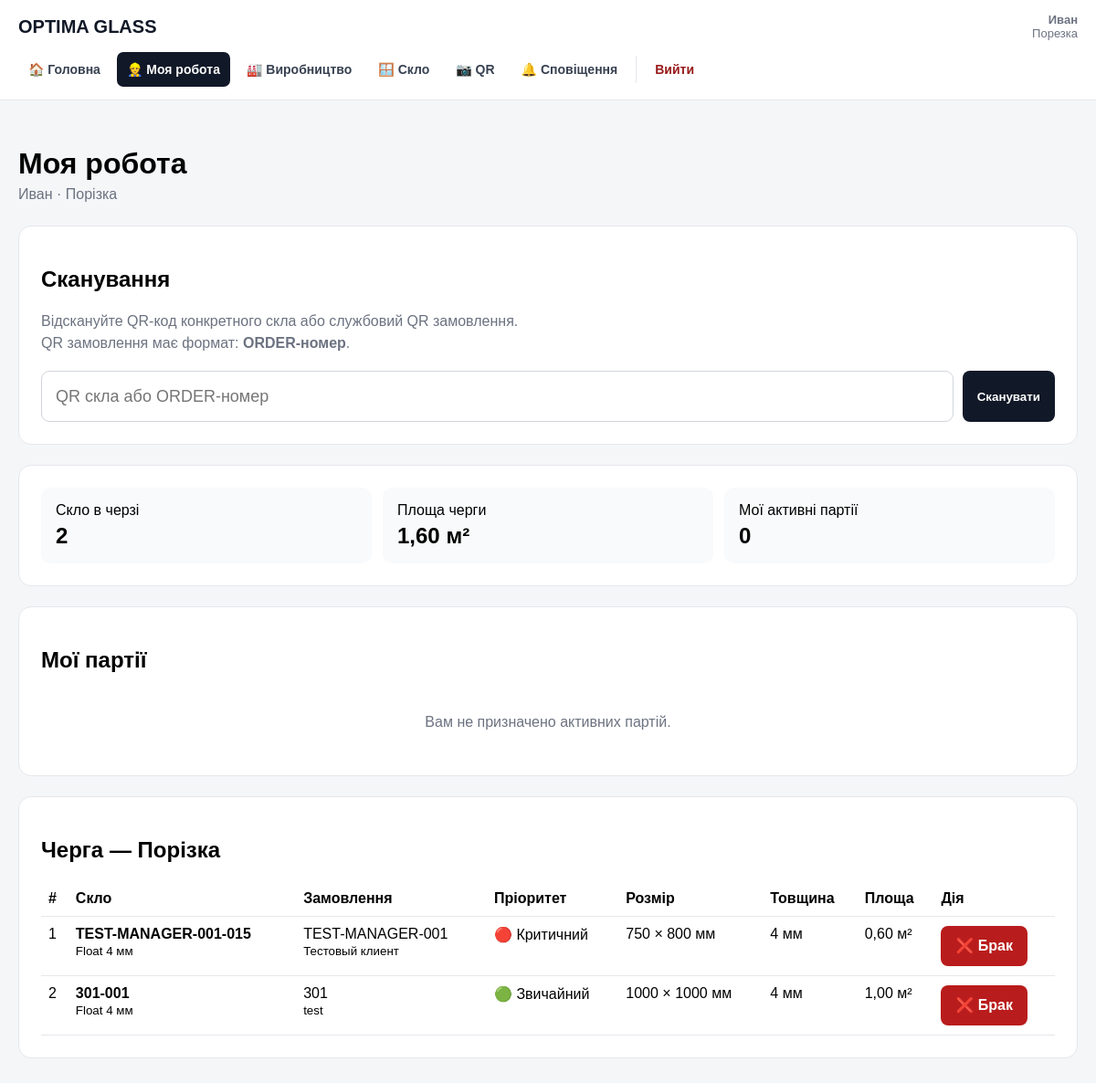
Before: /work.php (signed in) with the older database file.
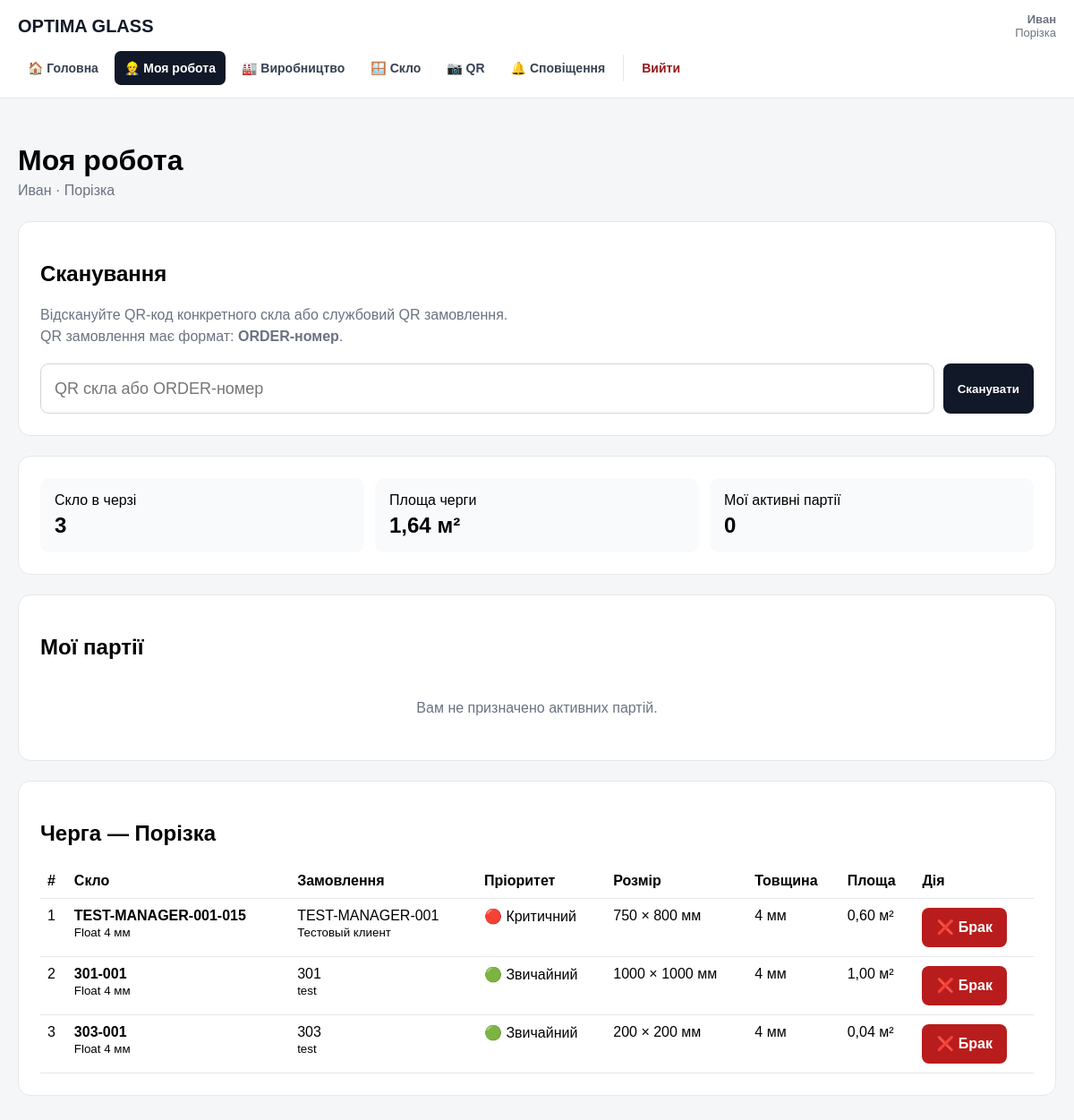
After: the same page with the newer database file.
### tables this page shows
CREATE TABLE users (
        id INTEGER PRIMARY KEY AUTOINCREMENT,
        name TEXT NOT NULL,
        email TEXT NOT NULL UNIQUE,
        password TEXT NOT NULL,
        role TEXT NOT NULL DEFAULT 'employee',
        active INTEGER NOT NULL DEFAULT 1,
        created_at TEXT NOT NULL DEFAULT CURRENT_TIMESTAMP
    , stage_id INTEGER REFERENCES production_stages(id));

CREATE TABLE production_stages (
    id INTEGER PRIMARY KEY AUTOINCREMENT,
    name TEXT NOT NULL UNIQUE,
    active INTEGER NOT NULL DEFAULT 1,
    created_at TEXT NOT NULL DEFAULT CURRENT_TIMESTAMP
, execution_mode TEXT NOT NULL DEFAULT 'single');

CREATE TABLE glasses (
        id INTEGER PRIMARY KEY AUTOINCREMENT,
        code TEXT NOT NULL UNIQUE,
        order_number TEXT,
        glass_type TEXT,
        width INTEGER,
        height INTEGER,
        quantity INTEGER NOT NULL DEFAULT 1,
        status TEXT NOT NULL DEFAULT 'created',
        current_location TEXT,
        employee_id INTEGER,
        comment TEXT,
        created_at TEXT NOT NULL DEFAULT CURRENT_TIMESTAMP,
        updated_at TEXT NOT NULL DEFAULT CURRENT_TIMESTAMP, order_id INTEGER, order_item_id INTEGER, thickness REAL, route_id INTEGER, current_step_id INTEGER,
        FOREIGN KEY (employee_id) REFERENCES users(id)
    );

CREATE TABLE orders (
    id INTEGER PRIMARY KEY AUTOINCREMENT,
    order_number TEXT NOT NULL UNIQUE,
    customer_name TEXT,
    comment TEXT,
    status TEXT NOT NULL DEFAULT 'new',
    created_at TEXT NOT NULL DEFAULT CURRENT_TIMESTAMP,
    updated_at TEXT NOT NULL DEFAULT CURRENT_TIMESTAMP
, priority INTEGER NOT NULL DEFAULT 1, planned_date TEXT, production_started_at TEXT, production_completed_at TEXT, created_by INTEGER);

### public/work.php (the view, shortened to what the changed rows need)
<?php
require __DIR__ . '/../src/auth.php';
require __DIR__ . '/../src/telegram.php';
require __DIR__ . '/../src/permissions.php';
$user = require_user();
function e(?string $value): string
{
    return htmlspecialchars(
        $value ?? '',
        ENT_QUOTES,
        'UTF-8'
    );
}
function priorityLabel(int $priority): string
{
    return match ($priority) {
        3 => '🔴 Критичний',
        2 => '🟠 Терміновий',
        default => '🟢 Звичайний',
    };
}
function stageLabel(string $name): string
{
    return match ($name) {
        'Порезка' => 'Порізка',
        'Обработка' => 'Обробка',
        'Закалка' => 'Гартування',
        'Контроль качества' => 'Контроль якості',
        'Упаковка' => 'Пакування',
        'Отгрузка' => 'Відвантаження',
        'Емалит' => 'Емаліт',
        'Триплекс' => 'Триплекс',
        default => $name,
    };
}
$canReject =
    can(
        'glass.reject',
        $user
    );
$stageId =
    current_stage_id(
        $user
    );
$stageStmt =
    $db->prepare("
        SELECT
            id,
            name,
            execution_mode
        FROM production_stages
        WHERE id = :id
          AND active = 1
        LIMIT 1
    ");
$stageStmt->execute([
    ':id' => $stageId,
]);
$currentStage =
    $stageStmt->fetch(
        PDO::FETCH_ASSOC
    );
$queueStmt =
    $db->prepare("
        SELECT
            g.id AS glass_id,
            g.code,
            g.order_number,
            g.glass_type,
            g.thickness,
            g.width,
            g.height,
            g.quantity,
            g.status,
            o.id AS order_id,
            o.customer_name,
            o.priority,
            o.planned_date
        FROM glasses g
        JOIN orders o
            ON o.id =
                g.order_id
        JOIN route_steps rs
            ON rs.id =
                g.current_step_id
        JOIN production_stages ps
            ON ps.name =
                rs.name
        WHERE ps.id =
            :stage_id
          AND o.status =
            'in_production'
          AND g.status =
            'waiting'
          AND NOT EXISTS (
              SELECT 1
              FROM production_batch_items pbi
              JOIN production_batches pb
                  ON pb.id =
                      pbi.batch_id
              WHERE pbi.glass_id =
                  g.id
                AND pb.status IN (
                    'created',
                    'in_progress'
                )
          )
        ORDER BY
            o.priority DESC,
            CASE
                WHEN o.planned_date IS NULL
                THEN 1
                ELSE 0
            END,
            o.planned_date ASC,
            g.created_at ASC,
            g.id ASC
    ");
$queueStmt->execute([
    ':stage_id' =>
        $stageId,
]);
$queue =
    $queueStmt->fetchAll(
        PDO::FETCH_ASSOC
    );
$queueArea = 0.0;
foreach (
    $queue
    as $item
) {
    $queueArea +=
        (
            (int)
            $item['width']
            *
            (int)
            $item['height']
            *
            max(
                1,
                (int)
                $item['quantity']
            )
        )
        / 1000000;
}
?>
<!DOCTYPE html>
<html lang="uk">
<head>
</head>
<body>
<?php
require __DIR__
    . '/../src/partials/header.php';
?>
<main class="work-page">
    <header class="work-header">
        <h1>
            Моя робота
        </h1>
        <div class="muted">
            <?= e(
                $user['name']
                ?? ''
            ) ?>
            ·
            <?= e(
                stageLabel(
                    $currentStage[
                        'name'
                    ]
                )
            ) ?>
        </div>
    </header>
    <section class="card">
        <h2>
            Сканування
        </h2>
    </section>
    <section class="card">
        <div class="summary">
            <div class="summary-box">
                Скло в черзі
                <span class="summary-value">
                    <?= count($queue) ?>
                </span>
            </div>
            <div class="summary-box">
                Площа черги
                <span class="summary-value">
                    <?= number_format(
                        $queueArea,
                        2,
                        ',',
                        ' '
                    ) ?>
                    м²
                </span>
            </div>
        </div>
    </section>
    <section class="card">
        <h2>
            Мої партії
        </h2>
    </section>
    <section class="card">
        <h2>
            Черга —
            <?= e(
                stageLabel(
                    $currentStage[
                        'name'
                    ]
                )
            ) ?>
        </h2>
        <?php if (
            !$queue
        ): ?>
            <div class="empty">
                На дільниці немає доступного скла.
            </div>
        <?php else: ?>
            <div class="table-wrap">
                <table>
                    <thead>
                        <tr>
                            <th>#</th>
                            <th>Скло</th>
                            <th>Замовлення</th>
                            <th>Пріоритет</th>
                            <th>Розмір</th>
                            <th>Товщина</th>
                            <th>Площа</th>
                            <?php if (
                                $canReject
                            ): ?>
                                <th>Дія</th>
                            <?php endif; ?>
                        </tr>
                    </thead>
                    <tbody>
                    <?php foreach (
                        $queue
                        as $index =>
                            $item
                    ): ?>
                        <tr>
                            <td>
                                <?= $index + 1 ?>
                            </td>
                            <td>
                                <strong>
                                    <?= e(
                                        $item[
                                            'code'
                                        ]
                                    ) ?>
                                </strong>
                                <?php if (
                                    !empty(
                                        $item[
                                            'glass_type'
                                        ]
                                    )
                                ): ?>
                                    <br>
                                    <small>
                                        <?= e(
                                            $item[
                                                'glass_type'
                                            ]
                                        ) ?>
                                    </small>
                                <?php endif; ?>
                            </td>
                            <td>
                                <?= e(
                                    $item[
                                        'order_number'
                                    ]
                                ) ?>
                                <?php if (
                                    !empty(
                                        $item[
                                            'customer_name'
                                        ]
                                    )
                                ): ?>
                                    <br>
                                    <small>
                                        <?= e(
                                            $item[
                                                'customer_name'
                                            ]
                                        ) ?>
                                    </small>
                                <?php endif; ?>
                            </td>
                            <td>
                                <?= e(
                                    priorityLabel(
                                        (int)
                                        $item[
                                            'priority'
                                        ]
                                    )
                                ) ?>
                            </td>
                            <td>
                                <?= (int)
                                    $item[
                                        'width'
                                    ] ?>
                                ×
                                <?= (int)
                                    $item[
                                        'height'
                                    ] ?>
                                мм
                            </td>
                            <td>
                                <?= $item[
                                    'thickness'
                                ] !== null
                                    ? e(
                                        (string)
                                        $item[
                                            'thickness'
                                        ]
                                    ) . ' мм'
                                    : '—'
                                ?>
                            </td>
                            <td>
                                <?= number_format(
                                    (
                                        (int)
                                        $item[
                                            'width'
                                        ]
                                        *
                                        (int)
                                        $item[
                                            'height'
                                        ]
                                        *
                                        max(
                                            1,
                                            (int)
                                            $item[
                                                'quantity'
                                            ]
                                        )
                                    )
                                    / 1000000,
                                    2,
                                    ',',
                                    ' '
                                ) ?>
                                м²
                            </td>
                            <?php if (
                                $canReject
                            ): ?>
                                <td>
                                    <a
                                        href="/reject_glass.php?code=<?= urlencode(
                                            $item[
                                                'code'
                                            ]
                                        ) ?>"
                                        class="button button-danger"
                                    >
                                        ❌ Брак
                                    </a>
                                </td>
                            <?php endif; ?>
                        </tr>
                    <?php endforeach; ?>
                    </tbody>
                </table>
            </div>
        <?php endif; ?>
    </section>
</main>
</body>
</html>

### src/partials/header.php (shortened to what the changed rows need)
<?php
require_once __DIR__
    . '/../permissions.php';
$headerUser =
    isset($user)
    &&
    is_array($user)
        ? $user
        : null;
?>
<header class="app-header">
    <div class="app-header-inner">
        <div class="app-topbar">
            <a
                href="/"
                class="app-brand"
            >
                OPTIMA GLASS
            </a>
            <?php if (
                $headerUser
            ): ?>
                <div class="app-user">
                    <strong>
                        <?= htmlspecialchars(
                            $headerUser[
                                'name'
                            ]
                            ?? '',
                            ENT_QUOTES,
                            'UTF-8'
                        ) ?>
                    </strong>
                    <?php if (
                        !empty(
                            $headerUser[
                                'stage_name'
                            ]
                        )
                    ): ?>
                        <br>
                        <?= htmlspecialchars(
                            $headerUser[
                                'stage_name'
                            ],
                            ENT_QUOTES,
                            'UTF-8'
                        ) ?>
                    <?php endif; ?>
                </div>
            <?php endif; ?>
        </div>
    </div>
</header>

Changed rows visible on the page:
changed through a linked row, users "Иван": stage.name "Порезка" → "Порізка"
added glasses: code "303-001", glass_type "Float 4 мм", order_number "303", order.customer_name "test", order.priority "🟢 Звичайний", width "200", height "200", thickness "4", width+height+quantity "0,04"
Other visible differences:
count($queue): "2" → "3"
$queueArea: "1,60" → "1,64"
